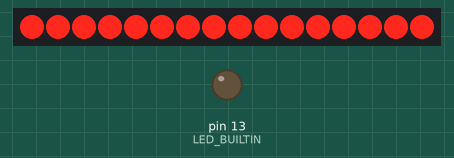
Recording of a sketch running on a simulated Arduino Uno, built with avr-gcc and run on an emulated ATmega328P. Shown: 16 shift-register outputs drawn as a row of LEDs (first output left, lit = HIGH), output pins drawn as LEDs (lit = HIGH). Wiring (inferred from the names in the program): 2 × shift register (74HC595): data pin 11; shift clock pin 12; latch pin 8. Wiring (inferred from the signals the program sends): row of LEDs: on Q0, Q1, Q2, Q3, Q4, Q5, Q6, Q7, Q8, Q9, Q10, Q11, Q12, Q13, Q14, Q15. Pins used as bus, display or sensor lines are not drawn.

Above: at 10.35 s.
At 11.26 s:
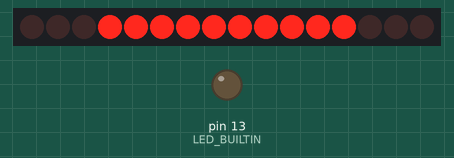
At 12.16 s:
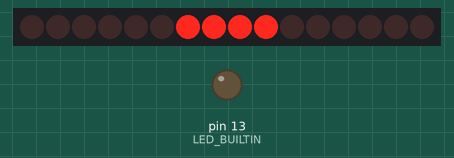
At 13.96 s:
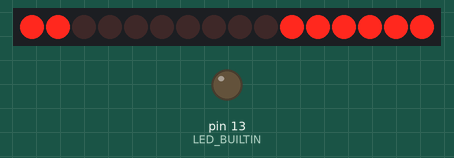
At 15.76 s:
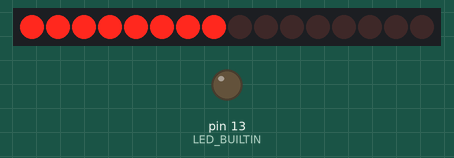
At 17.56 s:
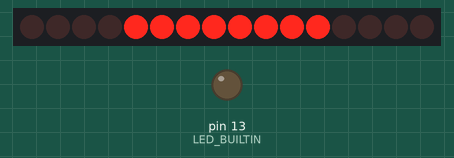
Timing chart, 0 to 18.0 s (numbered marks = the images above):
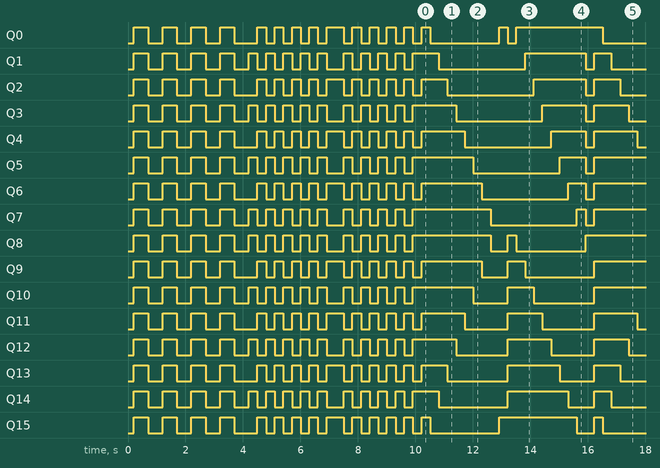

The sketch:

bits_pattern_shift.ino
```cpp
//Pin connected to ST_CP of 74HC595
int latchPin = 8; // green
//Pin connected to SH_CP of 74HC595
int clockPin = 12; // yellow
//Pin connected to DS of 74HC595
int dataPin = 11; // blue

byte dataArrayRED1[] = {
    0b11111111,
    0b11111110,
    0b11111100,
    0b11111000,
    0b11110000,
    0b11100000,
    0b11000000,
    0b10000000,
    0b00000000,
    0b00000001
};

byte dataArrayRED2[] = { 0b10101010, 0b01010101, 0b10101010, 0b01010101, 0b10101010,
                         0b01010101, 0b10101010, 0b01010101, 0b10101010, 0b01010101 };

byte dataArrayRED3[] = {
    0b00000000,
    0b00000001,
    0b00000011,
    0b00000111,
    0b00001111,
    0b00011111,
    0b00111111,
    0b01111111,
    0b11111111,
    0b00000001
};

byte dataArrayRED4[] = { 0b01010101, 0b10101010, 0b01010101, 0b10101010, 0b01010101,
                         0b10101010, 0b01010101, 0b10101010, 0b01010101, 0b10101010 };

byte dataArrayGREEN1[] = {
  0b11111111,
  0b01111111,
  0b00111111,
  0b00011111,
  0b00001111,
  0b00000111,
  0b00000011,
  0b00000001,
  0b00000000,
  0b10000000
};

byte dataArrayGREEN2[] = { 0b01010101, 0b10101010, 0b01010101, 0b10101010, 0b01010101,
                           0b10101010, 0b01010101, 0b10101010, 0b01010101, 0b10101010 };

byte dataArrayGREEN3[] = {
    0b11111111,
    0b11111110,
    0b11111100,
    0b11111000,
    0b11110000,
    0b11100000,
    0b11000000,
    0b10000000,
    0b00000000,
    0b00000001
};

byte dataArrayGREEN4[] = { 0b10101010, 0b01010101, 0b10101010, 0b01010101, 0b10101010,
                           0b01010101, 0b10101010, 0b01010101, 0b10101010, 0b01010101 };

byte dataRED;
byte dataGREEN;

void setup()
{
  pinMode(latchPin, OUTPUT);
  pinMode(LED_BUILTIN, OUTPUT);

  blinkAll_2Bytes(4, 500);
  for (int k = 0; k < 10; k++)
  {
    dataRED = dataArrayRED2[k];
    dataGREEN = dataArrayGREEN2[k];
    digitalWrite(latchPin, 0);
    shiftOut(dataPin, clockPin, dataGREEN);
    shiftOut(dataPin, clockPin, dataRED);
    digitalWrite(latchPin, 1);
    delay(300);
  }
  for (int k = 0; k < 10; k++)
  {
    dataRED = dataArrayRED4[k];
    dataGREEN = dataArrayGREEN4[k];
    digitalWrite(latchPin, 0);
    shiftOut(dataPin, clockPin, dataGREEN);
    shiftOut(dataPin, clockPin, dataRED);
    digitalWrite(latchPin, 1);
    delay(300);
  }
}

void loop()
{
  for (int j = 0; j < 10; j++)
  {
    //load the light sequence you want from array
    dataRED = dataArrayRED1[j];
    dataGREEN = dataArrayGREEN1[j];
    //ground latchPin and hold low for as long as you are transmitting
    digitalWrite(latchPin, 0);
    //move 'em out
    shiftOut(dataPin, clockPin, dataGREEN);
    shiftOut(dataPin, clockPin, dataRED);
    //return the latch pin high to signal chip that it
    //no longer needs to listen for information
    digitalWrite(latchPin, 1);
    delay(300);
  }
  for (int l = 0; l < 10; l++)
  {
    //load the light sequence you want from array
    dataRED = dataArrayRED3[l];
    dataGREEN = dataArrayGREEN3[l];
    //ground latchPin and hold low for as long as you are transmitting
    digitalWrite(latchPin, 0);
    //move 'em out
    shiftOut(dataPin, clockPin, dataGREEN);
    shiftOut(dataPin, clockPin, dataRED);
    //return the latch pin high to signal chip that it
    //no longer needs to listen for information
    digitalWrite(latchPin, 1);
    delay(300);
  }
}

// the heart of the program
void shiftOut(int myDataPin, int myClockPin, byte myDataOut)
{
  // This shifts 8 bits out MSB first,
  //on the rising edge of the clock,
  //clock idles low
  //internal function setup
  int i = 0;
  int pinState;

  pinMode(myClockPin, OUTPUT);
  pinMode(myDataPin, OUTPUT);
  //clear everything out just in case to
  //prepare shift register for bit shifting
  digitalWrite(myDataPin, 0);
  digitalWrite(myClockPin, 0);
  //for each bit in the byte myDataOut
  //NOTICE THAT WE ARE COUNTING DOWN in our for loop
  //This means that %00000001 or "1" will go through such
  //that it will be pin Q0 that lights.
  for (i = 7; i >= 0; i--)
  {
    digitalWrite(myClockPin, 0);
    //if the value passed to myDataOut and a bitmask result
    // true then... so if we are at i=6 and our value is
    // %11010100 it would the code compares it to %01000000
    // and proceeds to set pinState to 1.
    pinState = (myDataOut & (1<<i) ? 1 : 0);
    //Sets the pin to HIGH or LOW depending on pinState
    digitalWrite(myDataPin, pinState);
    //register shifts bits on upstroke of clock pin
    digitalWrite(myClockPin, 1);
    //zero the data pin after shift to prevent bleed through
    digitalWrite(myDataPin, 0);
  }
  //stop shifting
  digitalWrite(myClockPin, 0);
}

//blinks the whole register based on the number of times you want to
//blink "n" and the pause between them "d"
//starts with a moment of darkness to make sure the first blink
//has its full visual effect.
void blinkAll_2Bytes(int n, int d)
{
  digitalWrite(latchPin, 0);
  shiftOut(dataPin, clockPin, 0);
  shiftOut(dataPin, clockPin, 0);
  digitalWrite(latchPin, 1);
  delay(200);
  for (int x = 0; x < n; x++)
  {
    digitalWrite(latchPin, 0);
    shiftOut(dataPin, clockPin, 255);
    shiftOut(dataPin, clockPin, 255);
    digitalWrite(latchPin, 1);
    delay(d);
    digitalWrite(latchPin, 0);
    shiftOut(dataPin, clockPin, 0);
    shiftOut(dataPin, clockPin, 0);
    digitalWrite(latchPin, 1);
    delay(d);
  }
}
```

Measured:
- by itself, Q0: HIGH → LOW at 0.70 s, → HIGH 0.50 s later, → LOW 0.50 s later, → HIGH 0.50 s later, … (46 changes in this stretch)
- by itself, Q1: HIGH → LOW at 0.70 s, → HIGH 0.50 s later, → LOW 0.50 s later, → HIGH 0.50 s later, … (45 changes in this stretch)
- by itself, Q2: HIGH → LOW at 0.70 s, → HIGH 0.50 s later, → LOW 0.50 s later, → HIGH 0.50 s later, … (45 changes in this stretch)
- by itself, Q3: HIGH → LOW at 0.70 s, → HIGH 0.50 s later, → LOW 0.50 s later, → HIGH 0.50 s later, … (45 changes in this stretch)
- by itself, Q4: HIGH → LOW at 0.70 s, → HIGH 0.50 s later, → LOW 0.50 s later, → HIGH 0.50 s later, … (45 changes in this stretch)
- by itself, Q5: HIGH → LOW at 0.70 s, → HIGH 0.50 s later, → LOW 0.50 s later, → HIGH 0.50 s later, … (45 changes in this stretch)
- by itself, Q6: HIGH → LOW at 0.70 s, → HIGH 0.50 s later, → LOW 0.50 s later, → HIGH 0.50 s later, … (45 changes in this stretch)
- by itself, Q7: HIGH → LOW at 0.70 s, → HIGH 0.50 s later, → LOW 0.50 s later, → HIGH 0.50 s later, … (45 changes in this stretch)
